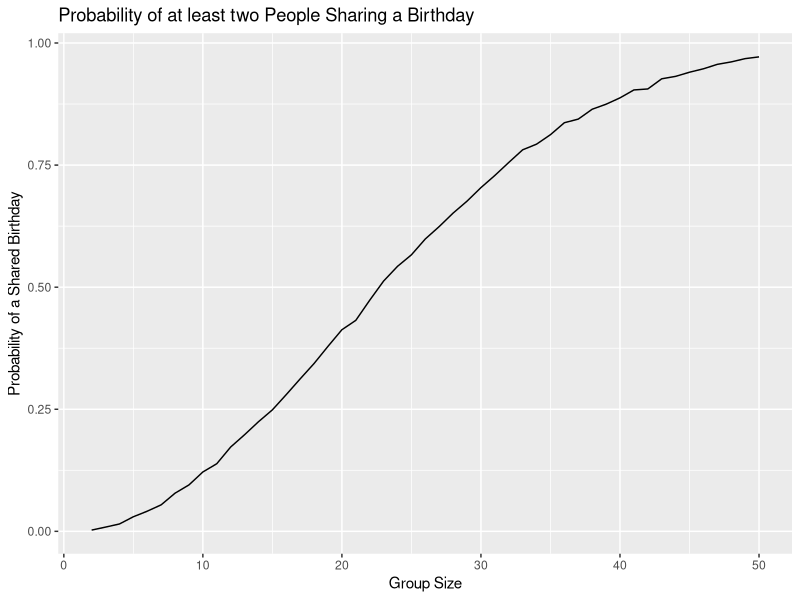

This figure's R source: (Note: this script raises an error after producing the figure.)
## ---- chunk 1
library(tidyverse)

## ---- chunk 2
birthday_sim = function(n) {
  birthdays = sample(1:365, size = n, replace = TRUE)
  n_distinct(birthdays) < n
}
## ---- chunk 3
birthday_results =
  expand_grid(
    group_size = 2:50,
    iter = 1:10000
  ) |>
 mutate(
    shared_birthday = map_lgl(group_size, birthday_sim)
   ) |>
  group_by(group_size) |>
  summarize(
    probability = mean(shared_birthday)
  )

## ---- chunk 4

birthday_results |>
  ggplot(aes(x = group_size, y = probability)) +
  geom_line() + 
  labs(
  title = "Probability of at least two People Sharing a Birthday",
  x = "Group Size",
  y = "Probability of a Shared Birthday"
)
## ---- chunk 5

longitudinal_df =
  tibble(
    files = list.files("data/"),
    path = str_c("data/", files)
  ) |> 
  mutate(
    data = map(path, read_csv)
  ) |>
  unnest(cols = data) |>
  mutate(
    files = str_replace(files, ".csv", ""),
    arm = str_sub(files, 1, 3)
  ) |>
  pivot_longer(
    week_1:week_8,
    names_to = "week",
    values_to = "outcome",
    names_prefix = "week_"
  ) |>
  mutate(
    week = as.numeric(week)
  ) |>
  select(
    subject = files, arm, week, outcome
  )

## ---- chunk 6
longitudinal_df |>
  ggplot(aes(x = week, y = outcome,
             group = subject, color = arm)) +
  geom_point() +
  geom_line() +
  facet_grid(.~arm) + labs(
  title = "Outcomes Over Time for Control (con) and Experimental (exp) Arm",
  x = "Week",
  y = "Observation Value",
  color = "Study Arm"
)
## ---- chunk 7
sim_t_test = function(mu) {

sim_data = tibble(x = rnorm(30, mean = mu, sd = 5))

t.test(sim_data$x, mu = 0) |>
    broom::tidy() |>
    select(estimate, p.value)
}

## ---- chunk 8

sim_results =
  expand_grid(
    mu = 0:6,
    iter = 1:5000
  ) |>
  mutate(
    results = map(mu, sim_t_test)
  ) |>
  unnest(results) |>
  mutate(
    reject = p.value < 0.05
  )

## ---- chunk 9

power_results =
  sim_results |>
  group_by(mu) |>
  summarize(
    power = mean(reject)
  )

power_results |>
  ggplot(aes(x = mu, y = power)) +
  geom_point() +
  geom_line() +
  labs(
  title = "Relationship between Power and True Mean",
  x = "True Mean",
  y = "Power"
)

## ---- chunk 10

estimate_results =
  sim_results |>
  group_by(mu) |>
  summarize(
    mean_estimate = mean(estimate),
    mean_rejected = mean(estimate[reject])
  )

estimate_results |>
  pivot_longer(
    mean_estimate:mean_rejected,
    names_to = "estimate_type",
    values_to = "average_estimate"
  ) |>
  ggplot(aes(x = mu, y = average_estimate, color = estimate_type)) +
  geom_point() +
  geom_line()  +
  labs(
    title = "Average Estimated Mean and True Mean",
    x = "True Mean",
    y = "Average Estimated Mean",
    color = "Estimate Type"
  ) 
